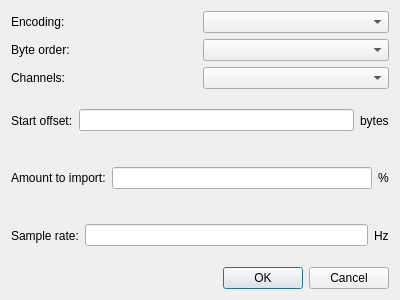
<?xml version="1.0" encoding="UTF-8"?>
<ui version="4.0">
 <class>ImportRawDialog</class>
 <widget class="QDialog" name="ImportRawDialog">
  <property name="geometry">
   <rect>
    <x>0</x>
    <y>0</y>
    <width>400</width>
    <height>300</height>
   </rect>
  </property>
  <property name="windowTitle">
   <string>Dialog</string>
  </property>
  <layout class="QVBoxLayout" name="verticalLayout_2">
   <item>
    <layout class="QHBoxLayout" name="horizontalLayout_8">
     <item>
      <widget class="QLabel" name="label">
       <property name="text">
        <string>Encoding:</string>
       </property>
      </widget>
     </item>
     <item>
      <widget class="QComboBox" name="comboBox"/>
     </item>
    </layout>
   </item>
   <item>
    <layout class="QHBoxLayout" name="horizontalLayout_7">
     <item>
      <widget class="QLabel" name="label_2">
       <property name="text">
        <string>Byte order:</string>
       </property>
      </widget>
     </item>
     <item>
      <widget class="QComboBox" name="comboBox_2"/>
     </item>
    </layout>
   </item>
   <item>
    <layout class="QHBoxLayout" name="horizontalLayout_6">
     <item>
      <widget class="QLabel" name="label_3">
       <property name="text">
        <string>Channels:</string>
       </property>
      </widget>
     </item>
     <item>
      <widget class="QComboBox" name="comboBox_3"/>
     </item>
    </layout>
   </item>
   <item>
    <layout class="QHBoxLayout" name="horizontalLayout_5">
     <item>
      <widget class="QLabel" name="label_4">
       <property name="text">
        <string>Start offset:</string>
       </property>
      </widget>
     </item>
     <item>
      <widget class="QLineEdit" name="lineEdit"/>
     </item>
     <item>
      <widget class="QLabel" name="label_7">
       <property name="text">
        <string>bytes</string>
       </property>
      </widget>
     </item>
    </layout>
   </item>
   <item>
    <layout class="QHBoxLayout" name="horizontalLayout_4">
     <item>
      <widget class="QLabel" name="label_5">
       <property name="text">
        <string>Amount to import:</string>
       </property>
      </widget>
     </item>
     <item>
      <widget class="QLineEdit" name="lineEdit_2"/>
     </item>
     <item>
      <widget class="QLabel" name="label_8">
       <property name="text">
        <string>%</string>
       </property>
      </widget>
     </item>
    </layout>
   </item>
   <item>
    <layout class="QHBoxLayout" name="horizontalLayout_2">
     <item>
      <widget class="QLabel" name="label_6">
       <property name="text">
        <string>Sample rate:</string>
       </property>
      </widget>
     </item>
     <item>
      <widget class="QLineEdit" name="lineEdit_3"/>
     </item>
     <item>
      <widget class="QLabel" name="label_9">
       <property name="text">
        <string>Hz</string>
       </property>
      </widget>
     </item>
    </layout>
   </item>
   <item>
    <widget class="QDialogButtonBox" name="buttonBox">
     <property name="orientation">
      <enum>Qt::Horizontal</enum>
     </property>
     <property name="standardButtons">
      <set>QDialogButtonBox::Cancel|QDialogButtonBox::Ok</set>
     </property>
    </widget>
   </item>
  </layout>
 </widget>
 <resources/>
 <connections>
  <connection>
   <sender>buttonBox</sender>
   <signal>accepted()</signal>
   <receiver>ImportRawDialog</receiver>
   <slot>accept()</slot>
   <hints>
    <hint type="sourcelabel">
     <x>248</x>
     <y>254</y>
    </hint>
    <hint type="destinationlabel">
     <x>157</x>
     <y>274</y>
    </hint>
   </hints>
  </connection>
  <connection>
   <sender>buttonBox</sender>
   <signal>rejected()</signal>
   <receiver>ImportRawDialog</receiver>
   <slot>reject()</slot>
   <hints>
    <hint type="sourcelabel">
     <x>316</x>
     <y>260</y>
    </hint>
    <hint type="destinationlabel">
     <x>286</x>
     <y>274</y>
    </hint>
   </hints>
  </connection>
 </connections>
</ui>
